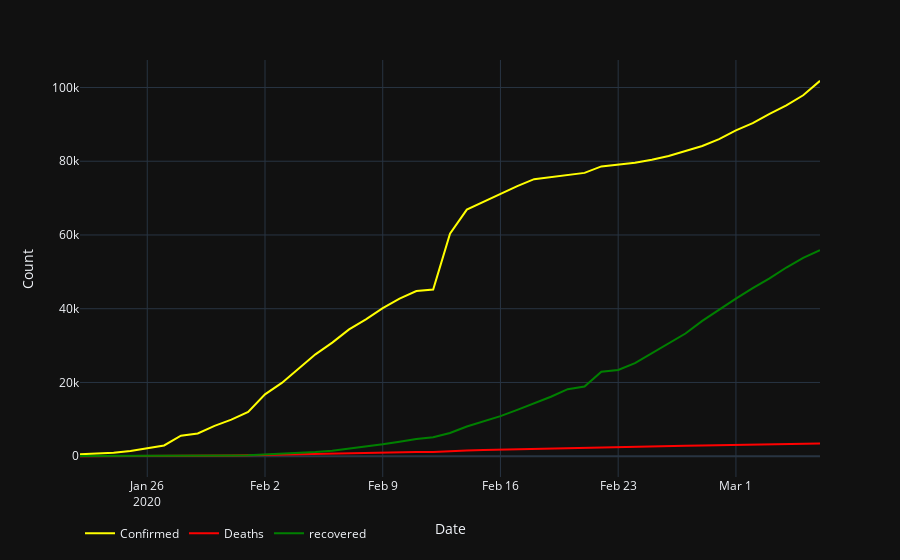

Notebook code cell kept with this figure:
### Code cell
fig = plot_timeseries(corona_sums)
fig.show()

### Figure 1 — Plotly figure (JSON) as saved in the notebook; plotly's stock layout.template omitted (floating-point values rounded to 4 significant figures)
{"data": [{"hoverlabel": {"namelength": 0}, "hovertemplate": "type=Confirmed<br>Date=%{x}<br>Count=%{y}", "legendgroup": "type=Confirmed", "line": {"color": "yellow", "dash": "solid"}, "mode": "lines", "name": "Confirmed", "showlegend": true, "type": "scatter", "x": ["2020-01-22", "2020-01-23", "2020-01-24", "2020-01-25", "2020-01-26", "2020-01-27", "2020-01-28", "2020-01-29", "2020-01-30", "2020-01-31", "2020-02-01", "2020-02-02", "2020-02-03", "2020-02-04", "2020-02-05", "2020-02-06", "2020-02-07", "2020-02-08", "2020-02-09", "2020-02-10", "2020-02-11", "2020-02-12", "2020-02-13", "2020-02-14", "2020-02-15", "2020-02-16", "2020-02-17", "2020-02-18", "2020-02-19", "2020-02-20", "2020-02-21", "2020-02-22", "2020-02-23", "2020-02-24", "2020-02-25", "2020-02-26", "2020-02-27", "2020-02-28", "2020-02-29", "2020-03-01", "2020-03-02", "2020-03-03", "2020-03-04", "2020-03-05", "2020-03-06"], "xaxis": "x", "y": [555, 653, 941, 1434, 2118, 2927, 5578, 6166, 8234, 9927, 12038, 16787, 19881, 23892, 27636, 30818, 34392, 37121, 40151, 42763, 44803, 45222, 60370, 66887, 69032, 71226, 73260, 75138, 75641, 76199, 76843, 78599, 78985, 79570, 80415, 81397, 82756, 84122, 86013, 88371, 90309, 92844, 95124, 97886, 101800], "yaxis": "y"}, {"hoverlabel": {"namelength": 0}, "hovertemplate": "type=Deaths<br>Date=%{x}<br>Count=%{y}", "legendgroup": "type=Deaths", "line": {"color": "red", "dash": "solid"}, "mode": "lines", "name": "Deaths", "showlegend": true, "type": "scatter", "x": ["2020-01-22", "2020-01-23", "2020-01-24", "2020-01-25", "2020-01-26", "2020-01-27", "2020-01-28", "2020-01-29", "2020-01-30", "2020-01-31", "2020-02-01", "2020-02-02", "2020-02-03", "2020-02-04", "2020-02-05", "2020-02-06", "2020-02-07", "2020-02-08", "2020-02-09", "2020-02-10", "2020-02-11", "2020-02-12", "2020-02-13", "2020-02-14", "2020-02-15", "2020-02-16", "2020-02-17", "2020-02-18", "2020-02-19", "2020-02-20", "2020-02-21", "2020-02-22", "2020-02-23", "2020-02-24", "2020-02-25", "2020-02-26", "2020-02-27", "2020-02-28", "2020-02-29", "2020-03-01", "2020-03-02", "2020-03-03", "2020-03-04", "2020-03-05", "2020-03-06"], "xaxis": "x", "y": [17, 18, 26, 42, 56, 82, 131, 133, 171, 213, 259, 362, 426, 492, 564, 634, 719, 806, 906, 1013, 1113, 1118, 1371, 1523, 1666, 1770, 1868, 2007, 2122, 2247, 2251, 2458, 2469, 2629, 2708, 2770, 2814, 2872, 2941, 2996, 3085, 3160, 3254, 3348, 3460], "yaxis": "y"}, {"hoverlabel": {"namelength": 0}, "hovertemplate": "type=recovered<br>Date=%{x}<br>Count=%{y}", "legendgroup": "type=recovered", "line": {"color": "green", "dash": "solid"}, "mode": "lines", "name": "recovered", "showlegend": true, "type": "scatter", "x": ["2020-01-22", "2020-01-23", "2020-01-24", "2020-01-25", "2020-01-26", "2020-01-27", "2020-01-28", "2020-01-29", "2020-01-30", "2020-01-31", "2020-02-01", "2020-02-02", "2020-02-03", "2020-02-04", "2020-02-05", "2020-02-06", "2020-02-07", "2020-02-08", "2020-02-09", "2020-02-10", "2020-02-11", "2020-02-12", "2020-02-13", "2020-02-14", "2020-02-15", "2020-02-16", "2020-02-17", "2020-02-18", "2020-02-19", "2020-02-20", "2020-02-21", "2020-02-22", "2020-02-23", "2020-02-24", "2020-02-25", "2020-02-26", "2020-02-27", "2020-02-28", "2020-02-29", "2020-03-01", "2020-03-02", "2020-03-03", "2020-03-04", "2020-03-05", "2020-03-06"], "xaxis": "x", "y": [28, 30, 36, 39, 52, 61, 107, 126, 143, 222, 284, 472, 623, 852, 1124, 1487, 2011, 2616, 3244, 3946, 4683, 5150, 6295, 8058, 9395, 10865, 12583, 14352, 16121, 18177, 18890, 22886, 23394, 25227, 27905, 30384, 33277, 36711, 39782, 42716, 45602, 48229, 51171, 53797, 55866], "yaxis": "y"}], "layout": {"autosize": true, "legend": {"orientation": "h", "tracegroupgap": 0}, "margin": {"t": 60}, "xaxis": {"anchor": "y", "autorange": true, "domain": [0, 1], "range": ["2020-01-22", "2020-03-06"], "title": {"text": "Date"}, "type": "date"}, "yaxis": {"anchor": "x", "autorange": true, "domain": [0, 1], "range": [-5638.0, 107500.0], "title": {"text": "Count"}, "type": "linear"}}}
